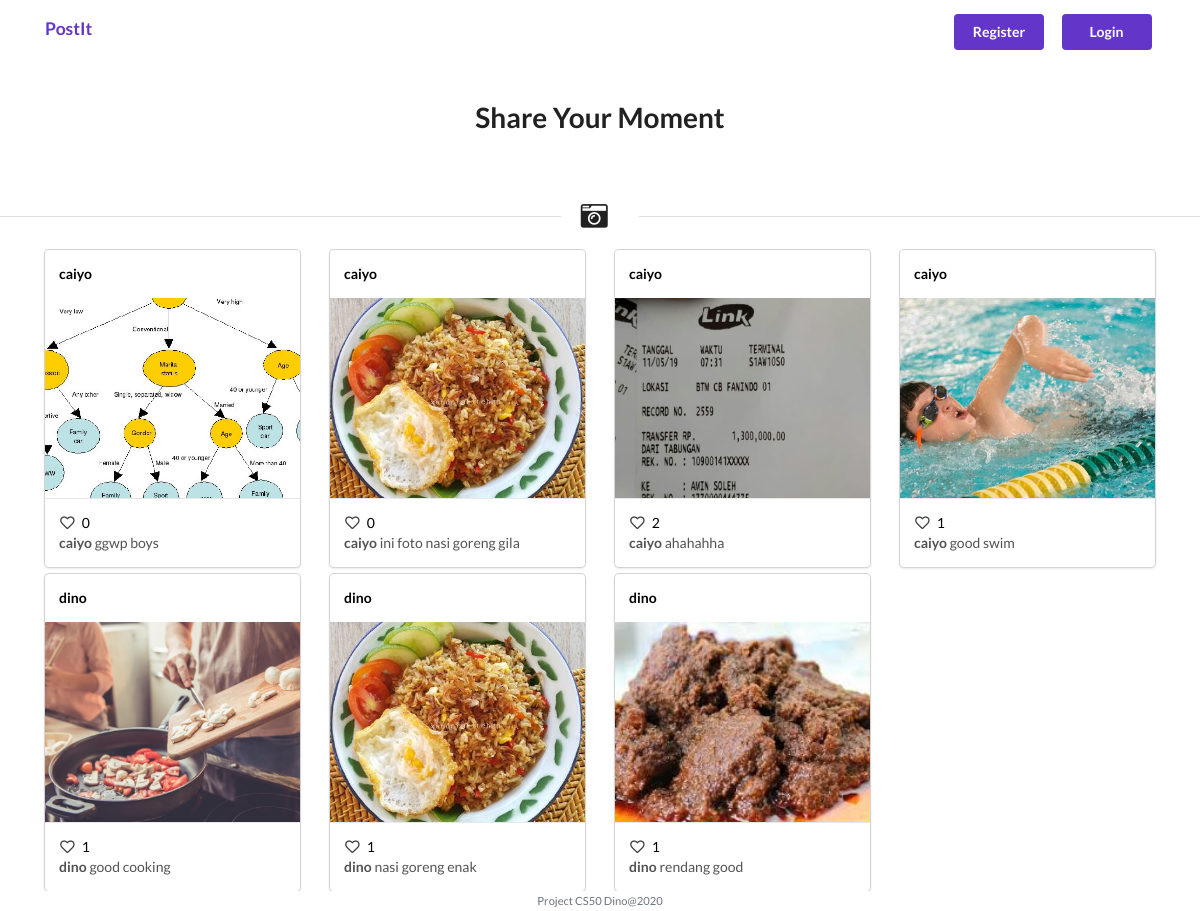
Before: / with the older database file.
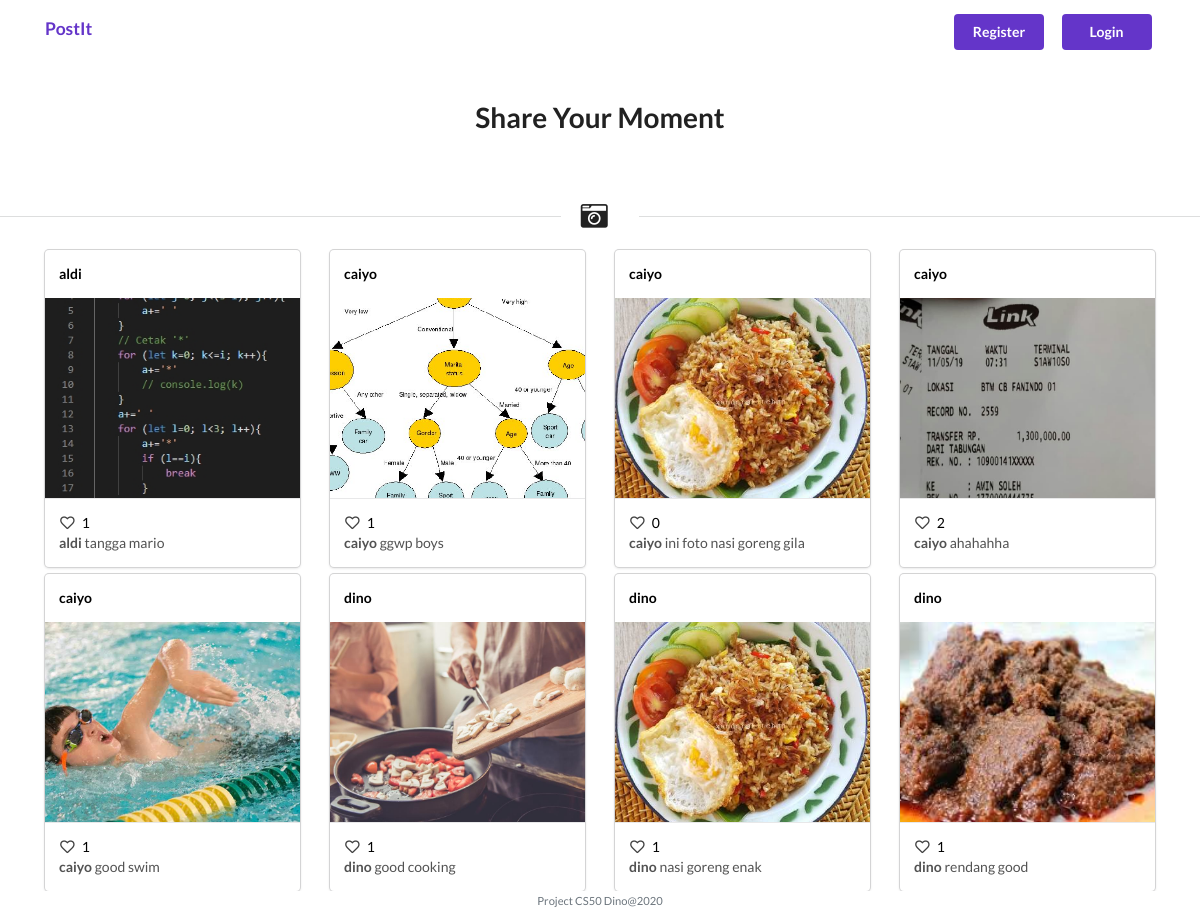
After: the same page with the newer database file.
### models/Model.py (models this page shows, shortened)
class Post(db.Model):
    id = db.Column(db.Integer, primary_key=True)
    caption = db.Column(db.String(80),  nullable=False)
    foto = db.Column(db.String(120), nullable=False)
    user_id = db.Column(db.Integer, db.ForeignKey('user.id'),
        nullable=False)
    users = db.relationship('User', backref='user')
    userlikes = db.relationship('User', secondary=likes,
        backref=db.backref('likes', lazy='dynamic'))
    UserComment = db.relationship('Comment')
    created_date = db.Column(db.DateTime,
                                    default=datetime.now,
                                    nullable=True)
    def data(self,a):
        return{
            "id":self.id,
            "caption":self.caption,
            "foto":self.foto,
            "users":self.users.username,
            "totallike":len(self.userlikes)  ,
            "userlikes":checkdata(a,self.userlikes )
        }

class User(db.Model):
    id = db.Column(db.Integer, primary_key=True)
    username = db.Column(db.String(80), nullable=False)
    password = db.Column(db.String(120),  nullable=False)
    posts = db.relationship('Post', backref='post')
    prodlikes = db.relationship('Post', secondary=likes,
        backref=db.backref('likes', lazy='dynamic'))
    UserComment = db.relationship('Comment')

### app/views.py (the view, shortened to what this page needs)
@app.route('/',methods=['GET','POST'])
def index():
    res=Post.query.order_by(Post.id.desc()).limit(10).all()
    return render_template('index.html',data=res)

### models/Model.py (called while the page is built)
def checkdata(param,data):
    for da in data:
        if da.id == param:
            return True
    return False

### app/templates/index.html (shortened to what this page needs)
{% extends "layout.html" %}
{% block head%}
<link rel="stylesheet" href="https://cdn.jsdelivr.net/npm/semantic-ui@2.4.2/dist/semantic.min.css">
{% endblock%}
{% block main %}
  <div style="display: flex;justify-content: center;align-items: center;" class="py-5">
    <h1>
      Share Your Moment
    </h1>
  </div>
  <div class="ui horizontal divider header">
    <i class="camera retro icon"></i>
  </div>
  <div class="container ">
    <div class="row mt-2">
        {% for post in data%}
        <div class="col-md-3 mt-2">
          <a href="/post/{{post.id}}">
            <div class="ui link card">
              <div class="content">
                <div class="left floated "> <strong>{{post.data(session.user_id)["users"]}}</strong></div>
              </div>
              <div class="image">
                <img src="{{post.foto}}"  style="height: 200px;object-fit: cover;">
              </div>
              <div class="content">
                <span class="left floated">
                  <i class="heart outline like icon"></i>
                  {{post.data(session.user_id)["totallike"]}}
                </span>
                <div class="description">
                  <strong>{{post.data(session.user_id)["users"]}}</strong> {{post.caption}}
                </div>
              </div>
            </div>
          </a>
        </div>
        {%endfor  %}
    </div>
    </div>
{% endblock %}

### app/templates/layout.html (shortened to what this page needs)
<!DOCTYPE html>
<html lang="en">
    <head>
        <link href="https://maxcdn.bootstrapcdn.com/bootstrap/4.1.3/css/bootstrap.min.css" rel="stylesheet">
        <link rel="stylesheet" href="../static/css/style.css" >
        <link rel="stylesheet" href="https://cdn.jsdelivr.net/npm/semantic-ui@2.4.2/dist/semantic.min.css">
        {% block head%}
        {% endblock%}
    </head>
    <body>
        <nav class=" navbar navbar-expand-md navbar-light  " >
            <div class="container">
                <a class="navbar-brand " style="font-weight: 700;color: #6435c9;" href="/">PostIt</a>
                <div class="collapse navbar-collapse" id="navbar">
                    {% if session.user_id %}
                        <ul class="navbar-nav mr-auto mt-2">
                            <!-- <li class="nav-item"><a class="nav-link" href="/quote">Quote</a></li>
                            <li class="nav-item"><a class="nav-link" href="/buy">Buy</a></li>
                            <li class="nav-item"><a class="nav-link" href="/sell">Sell</a></li>
                            <li class="nav-item"><a class="nav-link" href="/history">History</a></li>
                            <li class="nav-item"><a class="nav-link" href="/topup">Topup</a></li> -->
                        </ul>
                        <ul class="navbar-nav ml-auto mt-2">
                            <li class="nav-item py-1">
                                <a class=" nav-link " href="/user/{{session.user_id}}">
                                    <i class="heart user icon iconprof "  style="font-size: 27px;"></i>
                                </a>
                            </li>
                            <li class="nav-item"><a class="nav-link ui button violet" style="width: 90px;" href="/logout">Log Out</a></li>
                        </ul>
                    {% else %}
                        <ul class="navbar-nav ml-auto mt-2">
                            <li class="nav-item mr-2">
                                <a style="width: 90px;" class="nav-link ui button violet" href="/register">
                                    Register
                                </a>
                            </li>
                            <li class="nav-item ml-2"><a style="width: 90px;" class="nav-link ui button violet" href="/login">Login</a></li>
                        </ul>
                    {% endif %}
                </div>
            </div>
            </nav>
        <main class=" bg-gradiend">
            {% block main %}{% endblock %}
        </main>
        <footer class="small text-center text-muted">
           Project CS50 Dino@2020
        </footer>
    </body>
</html>

### app/static/css/style.css (style rules this page uses)
* { padding: 0; margin: 0; }
body { font-family: 'Lato', sans-serif !important; }
main img { max-width: 100%; }
main { overflow-x: auto; }
main a { color: black !important; }

Changed rows visible on the page:
added Post: caption+foto "aldi", foto (picture), caption+foto "1", caption "tangga mario"
computed for Post "ggwp boys": caption+foto "0" → "1"
